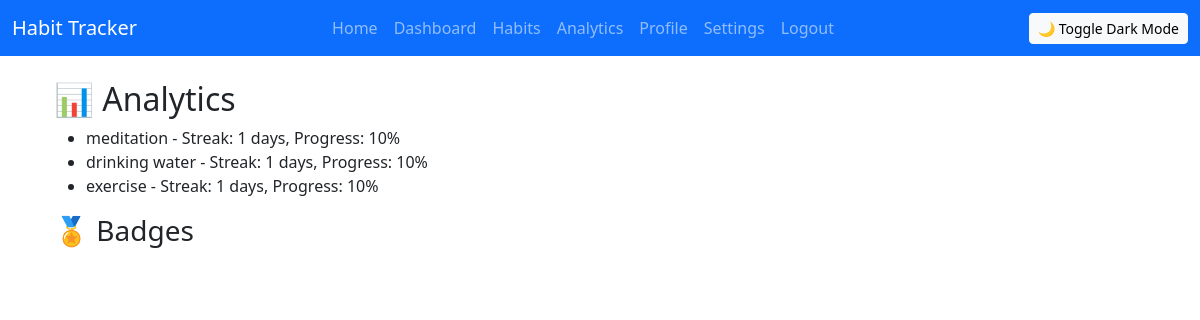
Screenshot of /analytics (signed in) with the database file from the repository.
### tables this page shows
CREATE TABLE habits
                 (id INTEGER PRIMARY KEY AUTOINCREMENT,
                  name TEXT,
                  date TEXT,
                  category TEXT,
                  streak INTEGER DEFAULT 0,
                  progress INTEGER DEFAULT 0,
                  user_id INTEGER,
                  FOREIGN KEY(user_id) REFERENCES users(id));

### app.py (the view)
@app.route('/analytics')
def analytics():
    if 'user_id' not in session:
        return redirect(url_for('login'))
    conn = sqlite3.connect('habits.db')
    c = conn.cursor()
    c.execute("SELECT name,streak,progress,category FROM habits WHERE user_id=?",(session['user_id'],))
    habits = c.fetchall()
    conn.close()
    badges=[]
    for name,streak,prog,cat in habits:
        if streak>=7: badges.append(f"🔥 {name}: 7‑day streak")
        if streak>=30: badges.append(f"🏆 {name}: 30‑day milestone badge unlocked!")
        if streak>=100: badges.append(f"🥇 {name}: 100‑day champion")
    return render_template('analytics.html', title="Analytics", habits=habits, badges=badges)

### templates/analytics.html (shortened to what this page needs)
{% extends "base.html" %}
{% block content %}
<div class="container mt-4">
  <h2>📊 Analytics</h2>
  <ul>
  {% for h in habits %}
    <li>{{ h[0] }} - Streak: {{ h[1] }} days, Progress: {{ h[2] }}%</li>
  {% endfor %}
  </ul>
  <h3>🏅 Badges</h3>
</div>
{% endblock %}

### static/style.css (style rules this page uses)
body { font-family: 'Segoe UI', sans-serif; background-color: #f8f9fa; color: #212529; }

### rows the page displays
habits: name "meditation", streak "1", progress "10"
habits: name "drinking water", streak "1", progress "10"
habits: name "exercise", streak "1", progress "10"
